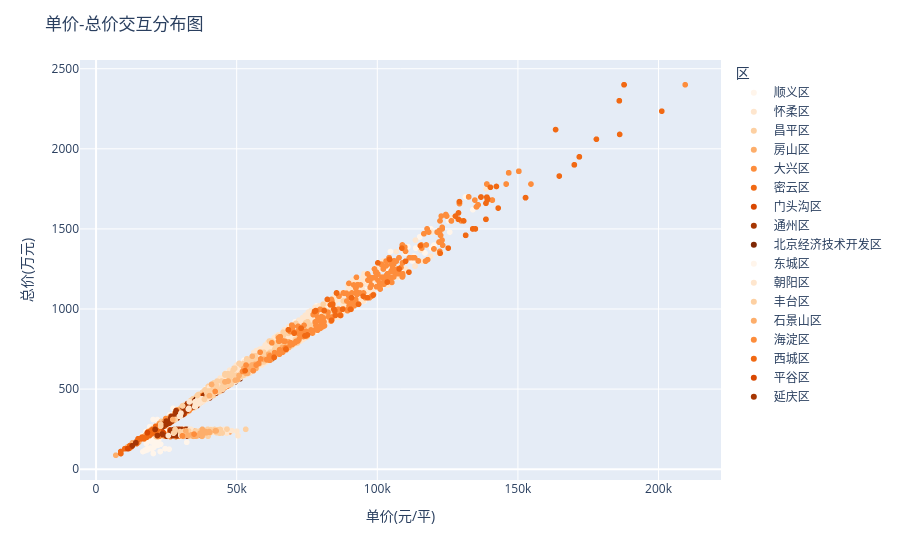

Notebook code cell kept with this figure:
### Code cell
fig = px.scatter(df, x='单价(元/平)', y='总价(万元)', 
                color='区', color_discrete_sequence=px.colors.sequential.Oranges,
                hover_data=['小区名称','建筑类型'])
fig.update_layout(title='单价-总价交互分布图')
fig.show()
fig.write_html("总价-单价交互分布图.html")

### Figure 1 — Plotly figure (JSON) as saved in the notebook; plotly's stock layout.template omitted (floating-point values rounded to 4 significant figures; data arrays with more than 128 entries replaced by an {"elided": "..."} marker saying what was removed)
{"data": [{"customdata": {"elided": "193x2 str values"}, "hovertemplate": "区=顺义区<br>单价(元/平)=%{x}<br>总价(万元)=%{y}<br>小区名称=%{customdata[0]}<br>建筑类型=%{customdata[1]}<extra></extra>", "legendgroup": "顺义区", "marker": {"color": "rgb(255,245,235)", "symbol": "circle"}, "mode": "markers", "name": "顺义区", "showlegend": true, "type": "scattergl", "x": {"elided": "193 int values"}, "xaxis": "x", "y": {"elided": "193 float values"}, "yaxis": "y"}, {"customdata": [["世嘉光织谷西区", "板楼"], ["世嘉光织谷东区", "板楼"], ["东关二区小区", "板楼"], ["茶坞铁路", "板楼"], ["府前观邸", "板楼"], ["府前观邸", "板楼"], ["栖美园", "板楼"], ["栖美园", "板楼"]], "hovertemplate": "区=怀柔区<br>单价(元/平)=%{x}<br>总价(万元)=%{y}<br>小区名称=%{customdata[0]}<br>建筑类型=%{customdata[1]}<extra></extra>", "legendgroup": "怀柔区", "marker": {"color": "rgb(254,230,206)", "symbol": "circle"}, "mode": "markers", "name": "怀柔区", "showlegend": true, "type": "scattergl", "x": [21840, 20075, 20631, 13216, 36784, 36784, 20436, 20436], "xaxis": "x", "y": [245.0, 221.0, 248.0, 155.0, 430.0, 430.0, 260.0, 260.0], "yaxis": "y"}, {"customdata": {"elided": "265x2 str values"}, "hovertemplate": "区=昌平区<br>单价(元/平)=%{x}<br>总价(万元)=%{y}<br>小区名称=%{customdata[0]}<br>建筑类型=%{customdata[1]}<extra></extra>", "legendgroup": "昌平区", "marker": {"color": "rgb(253,208,162)", "symbol": "circle"}, "mode": "markers", "name": "昌平区", "showlegend": true, "type": "scattergl", "x": {"elided": "265 int values"}, "xaxis": "x", "y": {"elided": "265 float values"}, "yaxis": "y"}, {"customdata": {"elided": "114x2 str values"}, "hovertemplate": "区=房山区<br>单价(元/平)=%{x}<br>总价(万元)=%{y}<br>小区名称=%{customdata[0]}<br>建筑类型=%{customdata[1]}<extra></extra>", "legendgroup": "房山区", "marker": {"color": "rgb(253,174,107)", "symbol": "circle"}, "mode": "markers", "name": "房山区", "showlegend": true, "type": "scattergl", "x": [20233, 22225, 21602, 21007, 20016, 19434, 17118, 19434, 17118, 17872, 18846, 17876, 19863, 20754, 20155, 18702, 19798, 19806, 16416, 23229, 12679, 26061, 31640, 35670, 30694, 29618, 24661, 17391, 30694, 37077, 15413, 24506, 15413, 35639, 26626, 15107, 24779, 27089, 17391, 12952, 23196, 12952, 26380, 25895, 31640, 34881, 37591, 28923, 24893, 24779, 27089, 39112, 31640, 37591, 34881, 28923, 14803, 13780, 17367, 15107, 35670, 22608, 17084, 27983, 37789, 11242, 24893, 25895, 30694, 17391, 27089, 24779, 11242, 26380, 26498, 24195, 14391, 17084, 27983, 7018, 22482, 22845, 22482, 24270, 22845, 22797, 14539, 25384, 24353, 23687, 24353, 23907, 22254, 29689, 23922, 28500, 28052, 29145, 28500, 29932, 22146, 24372, 28684, 28777, 21973, 21082, 28777, 21973, 21783, 25605, 27380, 31531, 23107, 28269], "xaxis": "x", "y": [240.0, 248.0, 249.0, 235.0, 240.0, 217.0, 205.0, 217.0, 205.0, 218.0, 220.0, 205.0, 225.0, 245.0, 245.0, 210.0, 240.0, 249.0, 199.0, 260.0, 140.0, 309.0, 368.0, 430.0, 360.0, 360.0, 280.0, 197.0, 360.0, 450.0, 188.0, 280.0, 188.0, 439.0, 294.0, 169.0, 299.0, 299.0, 197.0, 165.0, 260.0, 165.0, 329.0, 288.0, 368.0, 420.0, 420.0, 370.0, 279.0, 299.0, 299.0, 440.0, 368.0, 420.0, 420.0, 370.0, 165.0, 159.0, 199.0, 169.0, 430.0, 265.0, 189.0, 349.0, 458.0, 139.0, 279.0, 288.0, 360.0, 197.0, 299.0, 299.0, 139.0, 329.0, 318.0, 298.9, 168.0, 189.0, 349.0, 87.0, 285.0, 270.0, 285.0, 280.0, 270.0, 268.0, 160.0, 308.0, 207.0, 211.0, 207.0, 229.0, 205.0, 208.0, 213.0, 248.0, 239.0, 228.0, 248.0, 227.0, 206.0, 219.0, 219.0, 229.0, 203.0, 221.0, 229.0, 203.0, 220.0, 218.0, 216.0, 235.0, 212.0, 235.0], "yaxis": "y"}, {"customdata": {"elided": "161x2 str values"}, "hovertemplate": "区=大兴区<br>单价(元/平)=%{x}<br>总价(万元)=%{y}<br>小区名称=%{customdata[0]}<br>建筑类型=%{customdata[1]}<extra></extra>", "legendgroup": "大兴区", "marker": {"color": "rgb(253,141,60)", "symbol": "circle"}, "mode": "markers", "name": "大兴区", "showlegend": true, "type": "scattergl", "x": {"elided": "161 int values"}, "xaxis": "x", "y": {"elided": "161 float values"}, "yaxis": "y"}, {"customdata": {"elided": "68x2 str values"}, "hovertemplate": "区=密云区<br>单价(元/平)=%{x}<br>总价(万元)=%{y}<br>小区名称=%{customdata[0]}<br>建筑类型=%{customdata[1]}<extra></extra>", "legendgroup": "密云区", "marker": {"color": "rgb(241,105,19)", "symbol": "circle"}, "mode": "markers", "name": "密云区", "showlegend": true, "type": "scattergl", "x": [18974, 19291, 19276, 21442, 18964, 20710, 18182, 19291, 18289, 18182, 20710, 21547, 18377, 20167, 20687, 19345, 20504, 21268, 19671, 18026, 19407, 18817, 18957, 14986, 8806, 21200, 23304, 23924, 16344, 23304, 11787, 10240, 23304, 10240, 8806, 24956, 24956, 17960, 14951, 14968, 8806, 24956, 8800, 16992, 16344, 24364, 23924, 23304, 11787, 8800, 16992, 8800, 22074, 12006, 18003, 22731, 14393, 16103, 23420, 23420, 12159, 24384, 14255, 14628, 14628, 14411, 14411, 25115], "xaxis": "x", "y": [210.0, 222.0, 238.0, 238.0, 210.0, 230.0, 209.0, 222.0, 208.0, 209.0, 230.0, 248.0, 209.0, 249.0, 238.0, 220.0, 236.0, 250.0, 220.0, 205.0, 230.0, 214.0, 210.0, 190.0, 98.0, 268.0, 275.0, 279.0, 200.0, 275.0, 130.0, 128.0, 275.0, 128.0, 98.0, 279.0, 279.0, 200.0, 189.0, 190.0, 98.0, 279.0, 110.0, 190.0, 200.0, 270.0, 279.0, 275.0, 130.0, 110.0, 190.0, 110.0, 251.0, 147.0, 199.0, 280.0, 160.0, 189.0, 260.0, 260.0, 135.0, 269.0, 163.0, 178.0, 178.0, 160.0, 160.0, 209.0], "yaxis": "y"}, {"customdata": [["潭墅苑", "板楼"], ["潭墅苑", "板楼"], ["冯村嘉园一区", "板楼"], ["阁外山水", "板楼"], ["泷悦?长安剑桥园", "板楼"], ["金泰丽湾悦栖山", "板楼"], ["新桥家园", "塔楼"], ["泷悦长安牛津园", "板楼"], ["德露苑", "板楼"], ["德露苑", "板楼"], ["倚山嘉园", "板楼"], ["四季怡园北区", "板楼"], ["德露苑", "板楼"], ["永兴嘉园", "塔楼"], ["永兴嘉园", "塔楼"], ["剧场东街", "板楼"], ["剧场东街", "板楼"], ["四季怡园北区", "板楼"]], "hovertemplate": "区=门头沟区<br>单价(元/平)=%{x}<br>总价(万元)=%{y}<br>小区名称=%{customdata[0]}<br>建筑类型=%{customdata[1]}<extra></extra>", "legendgroup": "门头沟区", "marker": {"color": "rgb(217,72,1)", "symbol": "circle"}, "mode": "markers", "name": "门头沟区", "showlegend": true, "type": "scattergl", "x": [18261, 18261, 33154, 27882, 47551, 31307, 27455, 43768, 23789, 23789, 28907, 31331, 26311, 30527, 30527, 23840, 23840, 33506], "xaxis": "x", "y": [228.0, 228.0, 399.0, 314.0, 528.0, 345.0, 330.0, 540.0, 215.0, 215.0, 249.0, 219.0, 245.0, 248.0, 248.0, 228.0, 228.0, 233.0], "yaxis": "y"}, {"customdata": {"elided": "138x2 str values"}, "hovertemplate": "区=通州区<br>单价(元/平)=%{x}<br>总价(万元)=%{y}<br>小区名称=%{customdata[0]}<br>建筑类型=%{customdata[1]}<extra></extra>", "legendgroup": "通州区", "marker": {"color": "rgb(166,54,3)", "symbol": "circle"}, "mode": "markers", "name": "通州区", "showlegend": true, "type": "scattergl", "x": {"elided": "138 int values"}, "xaxis": "x", "y": {"elided": "138 float values"}, "yaxis": "y"}, {"customdata": [["东晶国际", "板塔结合"], ["金地格林小镇", "板楼"], ["浉城百丽", "板楼"], ["听涛雅苑", "板楼"], ["东晶国际", "板塔结合"], ["星岛假日", "板楼"], ["浉城百丽", "板楼"], ["浉城百丽", "板楼"], ["一品亦庄", "板楼"], ["一品亦庄", "板楼"], ["金地格林小镇", "板楼"], ["一品亦庄", "板楼"], ["一品亦庄", "板楼"], ["金地格林小镇", "板楼"], ["浉城百丽", "板楼"], ["一品亦庄", "板楼"], ["中芯花园", "板楼"], ["金地格林小镇", "板楼"], ["金泰公寓", "板塔结合"], ["金地格林小镇", "板楼"], ["金地格林小镇", "板楼"], ["金泰公寓", "板塔结合"], ["一幅画卷", "板楼"], ["春华屋", "板楼"], ["星岛假日", "板楼"], ["南海雅苑北区", "塔楼"], ["棠颂雅苑", "塔楼"]], "hovertemplate": "区=北京经济技术开发区<br>单价(元/平)=%{x}<br>总价(万元)=%{y}<br>小区名称=%{customdata[0]}<br>建筑类型=%{customdata[1]}<extra></extra>", "legendgroup": "北京经济技术开发区", "marker": {"color": "rgb(127,39,4)", "symbol": "circle"}, "mode": "markers", "name": "北京经济技术开发区", "showlegend": true, "type": "scattergl", "x": [35692, 60156, 69804, 51260, 49605, 51211, 64617, 64617, 52562, 60287, 65907, 48750, 51306, 60156, 64617, 60287, 40226, 62586, 43961, 57157, 60897, 43961, 49483, 43009, 51211, 32706, 29025], "xaxis": "x", "y": [439.0, 680.0, 899.0, 590.0, 570.0, 565.0, 830.0, 830.0, 630.0, 720.0, 740.0, 610.0, 615.0, 680.0, 830.0, 720.0, 500.0, 690.0, 535.0, 698.0, 750.0, 535.0, 545.0, 490.0, 565.0, 245.0, 225.0], "yaxis": "y"}, {"customdata": {"elided": "127x2 str values"}, "hovertemplate": "区=东城区<br>单价(元/平)=%{x}<br>总价(万元)=%{y}<br>小区名称=%{customdata[0]}<br>建筑类型=%{customdata[1]}<extra></extra>", "legendgroup": "东城区", "marker": {"color": "rgb(255,245,235)", "symbol": "circle"}, "mode": "markers", "name": "东城区", "showlegend": true, "type": "scattergl", "x": [72988, 60917, 119058, 97589, 133973, 82632, 77878, 105218, 106248, 105647, 74340, 99817, 131366, 131366, 82129, 86476, 77878, 100701, 95637, 112418, 125364, 119336, 96958, 113096, 82632, 83283, 109971, 101825, 70813, 97634, 70813, 78118, 103619, 68320, 106248, 78118, 68320, 61797, 116944, 78462, 117741, 103619, 96958, 83283, 97634, 70813, 95368, 116190, 83230, 75070, 91744, 77878, 82632, 107416, 125364, 119336, 112418, 95637, 100701, 94886, 109971, 95368, 75070, 83230, 78462, 82153, 115089, 98309, 61797, 109888, 70529, 61797, 103653, 109888, 115089, 71045, 103653, 98309, 115089, 82010, 125765, 85406, 98082, 85406, 98082, 92569, 68212, 98846, 110837, 91957, 84673, 70027, 120159, 70027, 80974, 110837, 91957, 84673, 120159, 104668, 96239, 91393, 102556, 113674, 90076, 113674, 92929, 99602, 94978, 94978, 99602, 108687, 73051, 74400, 96593, 96593, 71263, 102138, 96651, 101461, 102059, 83096, 102138, 96651, 116944, 101461, 83096], "xaxis": "x", "y": [826.0, 719.0, 1500.0, 1198.0, 1620.0, 1020.0, 998.0, 1210.0, 1250.0, 1218.0, 850.0, 1250.0, 1700.0, 1700.0, 960.0, 1000.0, 998.0, 1250.0, 1120.0, 1300.0, 1550.0, 1380.0, 1109.0, 1330.0, 1020.0, 950.0, 1350.0, 1250.0, 920.0, 1180.0, 920.0, 860.0, 1260.0, 780.0, 1250.0, 860.0, 780.0, 736.0, 1350.0, 1020.0, 1488.0, 1260.0, 1109.0, 950.0, 1180.0, 920.0, 1050.0, 1299.0, 938.0, 950.0, 1079.0, 998.0, 1020.0, 1198.0, 1550.0, 1380.0, 1300.0, 1120.0, 1250.0, 1050.0, 1350.0, 1050.0, 950.0, 938.0, 1020.0, 980.0, 1450.0, 1180.0, 736.0, 1237.0, 840.0, 736.0, 1226.0, 1237.0, 1450.0, 899.0, 1226.0, 1180.0, 1450.0, 950.0, 1480.0, 1010.0, 1150.0, 1010.0, 1150.0, 1060.0, 830.0, 1250.0, 1389.0, 1030.0, 980.0, 860.0, 1399.0, 860.0, 938.0, 1389.0, 1030.0, 980.0, 1399.0, 1359.0, 1200.0, 1099.0, 1260.0, 1380.0, 1100.0, 1380.0, 1050.0, 1199.0, 1180.0, 1180.0, 1199.0, 1260.0, 930.0, 839.0, 1199.0, 1199.0, 799.0, 1300.0, 1160.0, 1139.0, 1299.0, 990.0, 1300.0, 1160.0, 1350.0, 1139.0, 990.0], "yaxis": "y"}, {"customdata": {"elided": "1055x2 str values"}, "hovertemplate": "区=朝阳区<br>单价(元/平)=%{x}<br>总价(万元)=%{y}<br>小区名称=%{customdata[0]}<br>建筑类型=%{customdata[1]}<extra></extra>", "legendgroup": "朝阳区", "marker": {"color": "rgb(254,230,206)", "symbol": "circle"}, "mode": "markers", "name": "朝阳区", "showlegend": true, "type": "scattergl", "x": {"elided": "1055 int values"}, "xaxis": "x", "y": {"elided": "1055 float values"}, "yaxis": "y"}, {"customdata": {"elided": "275x2 str values"}, "hovertemplate": "区=丰台区<br>单价(元/平)=%{x}<br>总价(万元)=%{y}<br>小区名称=%{customdata[0]}<br>建筑类型=%{customdata[1]}<extra></extra>", "legendgroup": "丰台区", "marker": {"color": "rgb(253,208,162)", "symbol": "circle"}, "mode": "markers", "name": "丰台区", "showlegend": true, "type": "scattergl", "x": {"elided": "275 int values"}, "xaxis": "x", "y": {"elided": "275 float values"}, "yaxis": "y"}, {"customdata": {"elided": "85x2 str values"}, "hovertemplate": "区=石景山区<br>单价(元/平)=%{x}<br>总价(万元)=%{y}<br>小区名称=%{customdata[0]}<br>建筑类型=%{customdata[1]}<extra></extra>", "legendgroup": "石景山区", "marker": {"color": "rgb(253,174,107)", "symbol": "circle"}, "mode": "markers", "name": "石景山区", "showlegend": true, "type": "scattergl", "x": [55070, 66461, 61382, 45853, 60758, 67684, 55471, 67008, 55556, 68470, 50325, 68470, 54518, 46957, 64511, 67684, 60758, 55471, 50861, 41066, 67073, 64755, 67073, 61382, 45853, 64511, 67684, 55471, 52566, 71453, 50861, 46957, 41066, 80750, 53292, 54518, 56490, 54518, 68549, 55947, 80750, 27277, 27277, 56852, 53390, 49523, 53816, 66463, 63399, 55491, 61777, 62052, 61777, 59680, 62052, 59680, 40324, 62052, 61777, 66243, 54027, 37643, 34003, 35409, 40213, 39615, 42702, 31918, 42384, 37813, 37786, 40351, 40351, 39159, 40351, 32734, 37813, 37786, 38882, 37785, 36995, 31038, 35678, 39828, 34576], "xaxis": "x", "y": [629.0, 732.0, 717.0, 545.0, 680.0, 750.0, 650.0, 748.0, 705.0, 795.0, 558.0, 795.0, 639.0, 550.0, 722.0, 750.0, 680.0, 650.0, 585.0, 529.0, 760.0, 720.0, 760.0, 717.0, 545.0, 722.0, 750.0, 650.0, 630.0, 848.0, 585.0, 550.0, 529.0, 896.0, 599.0, 639.0, 655.0, 639.0, 760.0, 628.0, 896.0, 310.0, 310.0, 629.0, 630.0, 555.0, 598.0, 739.0, 710.0, 620.0, 699.0, 683.0, 699.0, 685.0, 683.0, 685.0, 459.0, 683.0, 699.0, 760.0, 630.0, 205.0, 215.0, 207.0, 235.0, 230.0, 239.0, 239.0, 239.0, 215.0, 245.0, 230.0, 230.0, 227.0, 230.0, 211.0, 215.0, 245.0, 235.0, 249.0, 225.0, 205.0, 208.0, 231.0, 205.0], "yaxis": "y"}, {"customdata": {"elided": "359x2 str values"}, "hovertemplate": "区=海淀区<br>单价(元/平)=%{x}<br>总价(万元)=%{y}<br>小区名称=%{customdata[0]}<br>建筑类型=%{customdata[1]}<extra></extra>", "legendgroup": "海淀区", "marker": {"color": "rgb(253,141,60)", "symbol": "circle"}, "mode": "markers", "name": "海淀区", "showlegend": true, "type": "scattergl", "x": {"elided": "359 int values"}, "xaxis": "x", "y": {"elided": "359 float values"}, "yaxis": "y"}, {"customdata": {"elided": "102x2 str values"}, "hovertemplate": "区=西城区<br>单价(元/平)=%{x}<br>总价(万元)=%{y}<br>小区名称=%{customdata[0]}<br>建筑类型=%{customdata[1]}<extra></extra>", "legendgroup": "西城区", "marker": {"color": "rgb(241,105,19)", "symbol": "circle"}, "mode": "markers", "name": "西城区", "showlegend": true, "type": "scattergl", "x": [127781, 187735, 138630, 133941, 186175, 85524, 133941, 52990, 139198, 84165, 129207, 85524, 104358, 100195, 70417, 70417, 84884, 84165, 129207, 103556, 122324, 130714, 98531, 138630, 83754, 177909, 107796, 187735, 128841, 170053, 110047, 94987, 77706, 93323, 142351, 90832, 128841, 77706, 93323, 84540, 68375, 111252, 134856, 164702, 83347, 133941, 140217, 85524, 104358, 82235, 77706, 84884, 68375, 70417, 103556, 122324, 81121, 134856, 170053, 96527, 78101, 152703, 142983, 125227, 152703, 83347, 85524, 171837, 152703, 63340, 63340, 171837, 139096, 67525, 139096, 87671, 67525, 115309, 186055, 86894, 86894, 186055, 128866, 74283, 72902, 75144, 75144, 72902, 85092, 70417, 90465, 131414, 138953, 108739, 138953, 131414, 136873, 138634, 90465, 163392, 201153, 136873], "xaxis": "x", "y": [1580.0, 2400.0, 1560.0, 1500.0, 2090.0, 1100.0, 1500.0, 615.0, 1690.0, 1030.0, 1670.0, 1100.0, 1310.0, 1288.0, 850.0, 850.0, 990.0, 1030.0, 1670.0, 1168.0, 1348.0, 1550.0, 1086.0, 1560.0, 930.0, 2060.0, 1250.0, 2400.0, 1560.0, 1900.0, 1298.0, 1080.0, 985.0, 1030.0, 1765.0, 1070.0, 1560.0, 985.0, 1030.0, 999.0, 870.0, 1230.0, 1500.0, 1830.0, 1026.0, 1500.0, 1760.0, 1100.0, 1310.0, 1060.0, 985.0, 990.0, 870.0, 850.0, 1168.0, 1348.0, 990.0, 1500.0, 1900.0, 1070.0, 990.0, 1695.0, 1630.0, 1380.0, 1695.0, 1026.0, 1100.0, 1950.0, 1695.0, 698.0, 698.0, 1950.0, 1680.0, 750.0, 1680.0, 999.0, 750.0, 1395.0, 2300.0, 960.0, 960.0, 2300.0, 1600.0, 833.0, 880.0, 838.0, 838.0, 880.0, 960.0, 850.0, 998.0, 1460.0, 1698.0, 1380.0, 1698.0, 1460.0, 1699.0, 1660.0, 998.0, 2120.0, 2235.0, 1699.0], "yaxis": "y"}, {"customdata": [["腾飞园", "板楼"], ["腾飞园", "板楼"]], "hovertemplate": "区=平谷区<br>单价(元/平)=%{x}<br>总价(万元)=%{y}<br>小区名称=%{customdata[0]}<br>建筑类型=%{customdata[1]}<extra></extra>", "legendgroup": "平谷区", "marker": {"color": "rgb(217,72,1)", "symbol": "circle"}, "mode": "markers", "name": "平谷区", "showlegend": true, "type": "scattergl", "x": [11277, 11277], "xaxis": "x", "y": [128.0, 128.0], "yaxis": "y"}, {"customdata": [["燕水佳园", "板楼"], ["燕水佳园", "板楼"]], "hovertemplate": "区=延庆区<br>单价(元/平)=%{x}<br>总价(万元)=%{y}<br>小区名称=%{customdata[0]}<br>建筑类型=%{customdata[1]}<extra></extra>", "legendgroup": "延庆区", "marker": {"color": "rgb(166,54,3)", "symbol": "circle"}, "mode": "markers", "name": "延庆区", "showlegend": true, "type": "scattergl", "x": [14148, 14148], "xaxis": "x", "y": [165.0, 165.0], "yaxis": "y"}], "layout": {"legend": {"title": {"text": "区"}, "tracegroupgap": 0}, "margin": {"t": 60}, "title": {"text": "单价-总价交互分布图"}, "xaxis": {"anchor": "y", "domain": [0, 1], "title": {"text": "单价(元/平)"}}, "yaxis": {"anchor": "x", "domain": [0, 1], "title": {"text": "总价(万元)"}}}}
